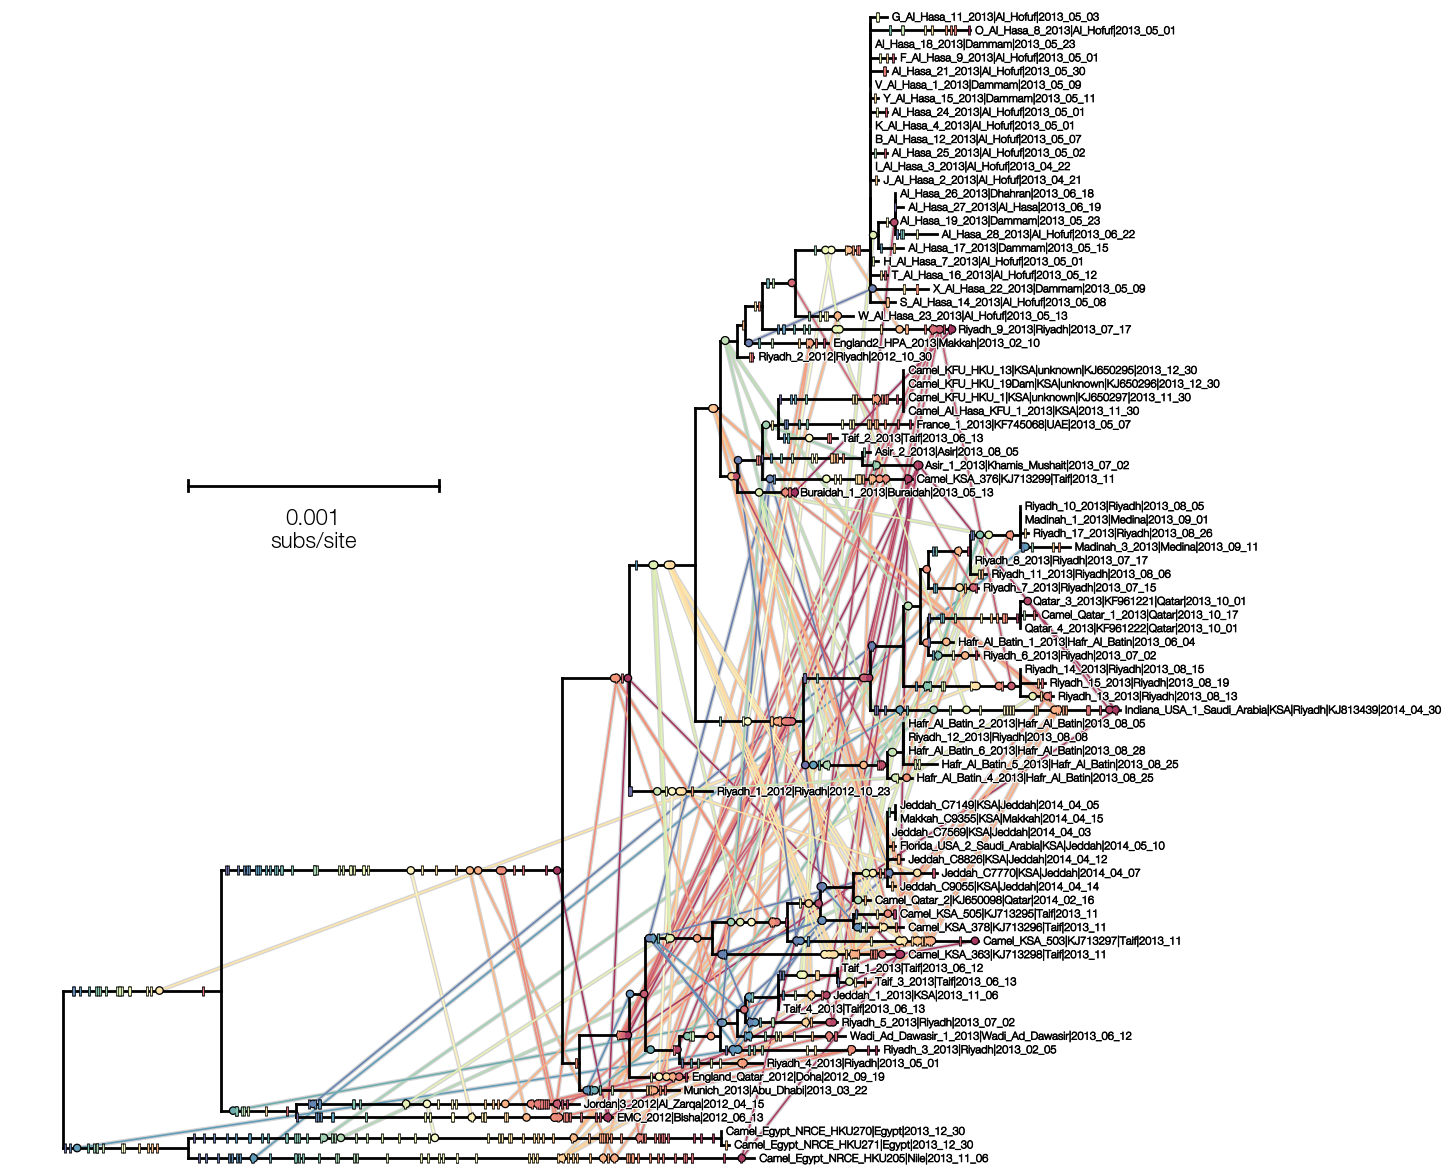

The Python source for this figure:
import baltic as bt
from baltic import bt_utils

import matplotlib as mpl
from matplotlib import pyplot as plt
from matplotlib.gridspec import GridSpec

mpl.use("Agg")

from Bio import SeqIO

##############
seqs = {}

for seq in SeqIO.parse('MERS-CoV.85.CFM.ML_sequence.fasta', 'fasta'):
    seqs[seq.id] = str(seq.seq)

print(len(seqs))
###########
with open('MERS-CoV.85.CFM.position_cross_reference.txt') as f: siteCrossReference = list(map(int,f.read().strip().split(',')))

reindex = {}
for alnCol, idx in enumerate(siteCrossReference):
    reindex[idx] = alnCol
############
ll = bt.io.load_newick('MERS-CoV.85.CFM.labelled_tree.newick', 'divergence')
ll.treeStats()
ll.sort_branches(descending=False)
############
for k in ll.Objects:
    if k.is_leaf():
        k.traits['seq'] = seqs[k.name]
    else:
        k.traits['seq'] = seqs[k.traits['label']]

from collections import Counter
from itertools import combinations

allMutations = []

for k in ll.Objects: ## iterate over branches
    curSeq = k.traits['seq']

    if 'seq' not in k.parent.traits: ## at root - assign no mutations
        k.traits['mutations'] = []
        continue
        
    parSeq = k.parent.traits['seq']
    
    k.traits['mutations'] = [f"{parSeq[i]}{reindex[i]}{curSeq[i]}" for i in range(len(curSeq)) if parSeq[i] != curSeq[i]] ## assign mutations to branch based on changes between parent and current branch

    allMutations += k.traits['mutations'] ## remember mutations for counting later

mutCounter = Counter(allMutations) ## {mutation: count}
#############

fig = plt.figure(figsize=(15, 15), facecolor='w')
gs = GridSpec(1, 1)
ax = plt.subplot(gs[0])

ll.plot_tree(ax, zorder=2, autoSort=False)

pathEffects = bt_utils.get_path_effects(mainWeight=0.5, outlineWeight=2) ## add text outlines
ll.plot_text(ax, textContentFxn=lambda k: k.name.replace('__', '|'), path_effects=pathEffects, size=8) ## format and add tip names

#############
cmap = bt_utils.desaturate_cmap(mpl.cm.Spectral_r, 0.7)

alnL = 30200 ## genome length

for mutation in mutCounter: ## iterate over mutations
    mutationBranches = ll.get_branches(lambda k: mutation in k.traits['mutations']) ## [branches with mutation]
    assert mutCounter[mutation] == len(mutationBranches), f"Missing branches"
    
    site = int(mutation[1:-1]) ## extract position
    reverseMutation = f"{mutation[-1]}{site}{mutation[0]}" ## not used
    
    fracGenome = site/alnL ## compute fraction of site along genome
    fc = cmap(fracGenome) ## get colour
    
    if mutCounter[mutation] == 1: ## synapomorphy, plotted using '|' marker
        branch = mutationBranches[0]
        x, y = branch.height, branch.y
        x -= branch.length * (1 - fracGenome) ## mutation's x-coordinate is proportional to its position along genome
        
        ax.scatter(x, y, s=30, marker='|', lw=1, color=fc, zorder=3)
        ax.scatter(x, y, s=50, marker='|', lw=2, color='k', zorder=2)
        continue ## handled synapomorphies, only homoplasies after this

    for branchA, branchB in combinations(mutationBranches, 2): ## iterate over all combinations of branches with homoplasies
        x1, y1 = branchA.height, branchA.y
        x2, y2 = branchB.height, branchB.y

        x1 -= branchA.length * (1 - fracGenome)
        x2 -= branchB.length * (1 - fracGenome)

        ax.plot([x1, x2], [y1, y2], color=fc, ls='-', lw=1.2, zorder=1) ## connect branches with coloured line
        ax.plot([x1, x2], [y1, y2], color='lightgray', ls='-', lw=3, zorder=0)

    for branch in mutationBranches: ## add a circle to homoplasy
        x, y = branch.height, branch.y
        x -= branch.length * (1 - fracGenome)
        
        ax.scatter(x, y, s=20, fc=fc, ec='none', zorder=3)
        ax.scatter(x, y, s=40, fc='k', ec='none', zorder=2)

bt_utils.clean_axes(ax)
bt_utils.plot_scale_bar(ax, xy=(0.0005, 50), tree=ll, style='fancy', fancyWidth=400, textKwargs={'fontsize': 16})
ax.set_ylim(0, ll.ySpan)

plt.savefig('homoplasy-tree.png', bbox_inches='tight')